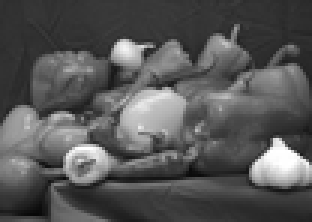
#> input picture DIPFall2023_Joyce_Mikey_Assignment3/images/Test1.png, 104 x 74 px, shrunk from 487 x 345 before the run (shown 3 times larger); the run also reads 1 picture not shown here
$ python main.py
#> lines starting #> are read from the running program, lines starting #| are printed output that depends on the picture; after the words box and inside, x2 and y2 are one past the last pixel; in counts of white or black regions, pixels touching at a corner belong together; long printed decimals are rounded
import numpy as np
import cv2
import matplotlib.pyplot as plt
from scipy.ndimage import gaussian_filter
from scipy.ndimage import median_filter
import time


def adaptivemedian(img, smax):
    filtered = np.copy(img)
    reconstruction = np.zeros((smax-1)//2)

    for i in range(img.shape[0]):
        for j in range(img.shape[1]):
            filtered[i][j], temp_index = get_new_pixel(img, smax, i, j)

            if temp_index > -1:
                reconstruction[temp_index] += 1

    return filtered, reconstruction


def get_new_pixel(img, smax, i, j):
    size = 3
    while size <= smax:
        shalf = size//2
        sxy = img[i - shalf:i + shalf + 1, j - shalf:j + shalf + 1]  # window
        sorted_sxy = np.sort(sxy.flatten())
        zxy = img[i][j]  # center pixel

        if len(sorted_sxy) < (size*size):
            return zxy, -1

        # local median, local min, local max
        zmed, zmin, zmax = sorted_sxy[len(sorted_sxy)//2], sorted_sxy[0], sorted_sxy[-1]

        if zmin < zmed < zmax:
            if zmin < zxy < zmax:
                return zxy, -1
            else:
                return zmed, ((size-1)//2)-1
        else:
            size += 2

    return zmed, ((size-3)//2)-1


def mse(img1, img2):
    if img1.shape != img2.shape:
        print('Images not same shape')
        return None

    return np.sum((img1 - img2) ** 2)/(img1.shape[0] * img1.shape[1])


def mse_filter_experiment(img1, img2, which_experiment=0):
    img = img2.copy()
    if which_experiment == 1:
        # do the gaussian filter with sigma = 2
        img = gaussian_filter(img, 2)
    elif which_experiment == 2:
        # do the gaussian filter with sigma = 7
        img = gaussian_filter(img, 7)
    elif which_experiment == 3:
        # do the median filter 7x7
        img = median_filter(img, (7, 7))
    elif which_experiment == 4:
        # do the median filter 19x19
        img = median_filter(img, (19, 19))

    print('MSE of the images: ', mse(img1, img))
    plt.imshow(img, interpolation='nearest', cmap='gray')  # for grayscale images
    plt.show()

    return img


def adaptive_median_experiment(img, smax, original):
    if smax == 19:
        x = [3, 5, 7, 9, 11, 13, 15, 17, 19]
    elif smax == 7:
        x = [3, 5, 7]

    plt.imshow(img, interpolation='nearest', cmap='gray')  # for grayscale images
    plt.show()

    start_time = time.time()
    img, y = adaptivemedian(img, smax)
    print("--- %s seconds ---" % (time.time() - start_time))
    print('MSE of the images: ', mse(original, img))

    plt.title('Reconstruction over time')
    plt.plot(x, y)
    plt.show()

    plt.imshow(img, interpolation='nearest', cmap='gray')  # for grayscale images
    plt.show()

    return img


if __name__ == '__main__':
    test1 = '../images/Test1.png'
    test1noise1 = '../images/Test1Noise1.png'
    test1noise2 = '../images/Test1Noise2.png'

    test2 = '../images/Test2.png'
    test2noise2 = '../images/Test2Noise2.png'

    test1 = cv2.imread(test1, cv2.IMREAD_UNCHANGED)
#> test1 is the input picture: shape (74, 104); min 7, max 255, mean 85.9
    test1noise1 = cv2.imread(test1noise1, cv2.IMREAD_UNCHANGED)
    test1noise2 = cv2.imread(test1noise2, cv2.IMREAD_UNCHANGED)
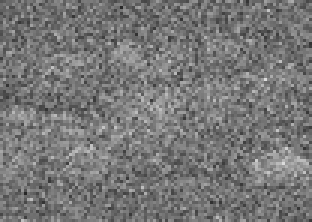
#> input picture DIPFall2023_Joyce_Mikey_Assignment3/images/Test1Noise2.png, 104 x 74 px, shrunk from 487 x 345 before the run (shown 3 times larger)
#> test1noise2 is the input picture: shape (74, 104); min 39, max 220, mean 118.8

    test2 = cv2.imread(test2, cv2.IMREAD_UNCHANGED)
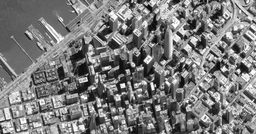
#> input picture DIPFall2023_Joyce_Mikey_Assignment3/images/Test2.png, 256 x 134 px, shrunk from 1200 x 630 before the run
#> test2 is the input picture: shape (134, 256); min 4, max 255, mean 122.4
    test2noise2 = cv2.imread(test2noise2, cv2.IMREAD_UNCHANGED)
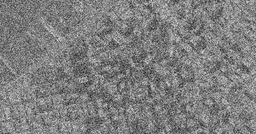
#> input picture DIPFall2023_Joyce_Mikey_Assignment3/images/Test2Noise2.png, 256 x 134 px, shrunk from 1200 x 630 before the run
#> test2noise2 is the input picture: shape (134, 256); min 9, max 227, mean 126.1

    # test1noise1 experiments
    print('test1noise1 experiments')
    print('Noisy Image')
    mse_filter_experiment(test1, test1noise1)
#| MSE of the images:  22.565

    print('Gaussian sigma=2')
    new_img = mse_filter_experiment(test1, test1noise1, 1)
#| MSE of the images:  58.461
    #cv2.imwrite('../images/results/test1noise1_gauss_s=2.jpg', new_img)

    print('Gaussian sigma=7')
    new_img = mse_filter_experiment(test1, test1noise1, 2)
#| MSE of the images:  90.465
    #cv2.imwrite('../images/results/test1noise1_gauss_s=7.jpg', new_img)

    print('Median 7x7')
    new_img = mse_filter_experiment(test1, test1noise1, 3)
#| MSE of the images:  49.514
    #cv2.imwrite('../images/results/test1noise1_median_s=7.jpg', new_img)

    print('Median 19x19')
    new_img = mse_filter_experiment(test1, test1noise1, 4)
#> in mse_filter_experiment (call 5), `img = median_filter(img, (19, 19))`:
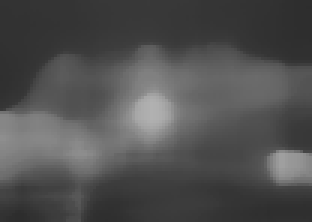
#> img: shape (74, 104) (shown 3 times larger); min 45, max 177, mean 79.9
#| MSE of the images:  75.730
#| MSE of the images:  107.644
    #cv2.imwrite('../images/results/test1noise1_median_s=19.jpg', new_img)
    print()

    # test1noise2 experiments
    print('test1noise2 experiments')
    print('Noisy Image')
    mse_filter_experiment(test1, test1noise2)

    print('Gaussian sigma=2')
    new_img = mse_filter_experiment(test1, test1noise2, 1)
#| MSE of the images:  104.598
    #cv2.imwrite('../images/results/test1noise2_gauss_s=2.jpg', new_img)

    print('Gaussian sigma=7')
    new_img = mse_filter_experiment(test1, test1noise2, 2)
#| MSE of the images:  102.904
    #cv2.imwrite('../images/results/test1noise2_gauss_s=7.jpg', new_img)

    print('Median 7x7')
    new_img = mse_filter_experiment(test1, test1noise2, 3)
#| MSE of the images:  104.511
    #cv2.imwrite('../images/results/test1noise2_median_s=7.jpg', new_img)

    print('Median 19x19')
    new_img = mse_filter_experiment(test1, test1noise2, 4)
#| MSE of the images:  101.641
#| MSE of the images:  105.744
    #cv2.imwrite('../images/results/test1noise2_median_s=19.jpg', new_img)
    print()

    # ADAPTIVE MEDIAN EXPERIMENTS
    print('adaptive median experiments')

    print('Test2 Noisy Image')
    mse_filter_experiment(test2, test2noise2)

    print('Adaptive Median Test1Noise2 7x7')
    #temp = test1noise2.copy()
    temp = adaptive_median_experiment(test1noise2, 7, test1)
#> after the loop in adaptivemedian, `for i in range(img.shape[0]):`:
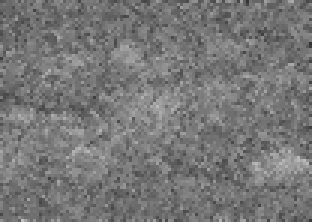
#> filtered: shape (74, 104) (shown 3 times larger); min 51, max 191, mean 118.9
#| MSE of the images:  107.313
    cv2.imwrite('../images/results/test1noise2_adaptivemedian_s=7.jpg', temp)

    print('Adaptive Median Test1Noise2 19x19')
    #temp = test1noise2.copy()
    temp = adaptive_median_experiment(test1noise2, 19, test1)
#| MSE of the images:  107.313
    cv2.imwrite('../images/results/test1noise2_adaptivemedian_s=19.jpg', temp)

    print('Adaptive Median TestNoise2 7x7')
    #temp = test2noise2.copy()
    temp = adaptive_median_experiment(test2noise2, 7, test2)
#> call 3 of adaptivemedian, with smax = 7
#> after the loop in adaptivemedian (call 3), `for i in range(img.shape[0]):`:
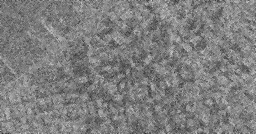
#> filtered: shape (134, 256); 19.25% of pixels changed, all inside (x1, y1, x2, y2) = (1, 1, 255, 133)
#| MSE of the images:  106.181
    cv2.imwrite('../images/results/test2noise2_adaptivemedian_s=7.jpg', temp)

    print('Adaptive Median Test2Noise2 19x19')
    #temp = test2noise2.copy()
    temp = adaptive_median_experiment(test2noise2, 19, test2)
#> call 4 of adaptive_median_experiment, with smax = 19
#| MSE of the images:  106.181
#> in adaptive_median_experiment (call 4), `plt.show()`:
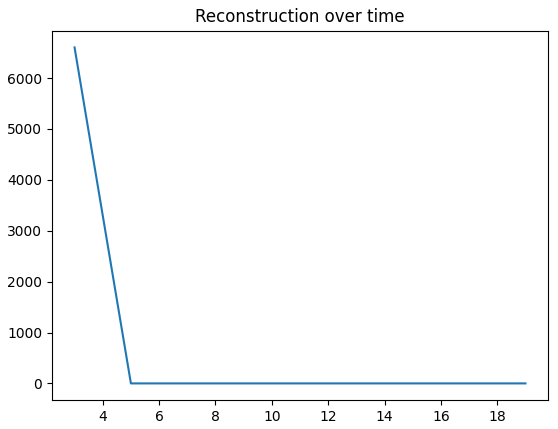
#> figure drawn by matplotlib, 1 panel
    cv2.imwrite('../images/results/test2noise2_adaptivemedian_s=19.jpg', temp)
